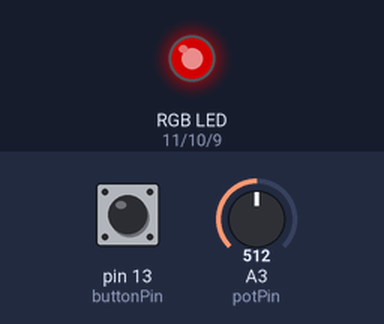
Simulated run of this sketch. Board: Arduino Uno, built with avr-gcc and run on an emulated ATmega328P. Parts: an RGB LED mixed from three pins (HIGH = lit). The inputs (shaded band) are chosen by the test bench; at power-on: A3 (potPin) = 512, pin 13 (buttonPin) LOW. Dim RGB values are drawn brighter than linear; what the sketch prints to the serial monitor is not drawn.

Above: at 1.2 s.
1.3 s: A3 (potPin) set to 716
At 2.2 s:
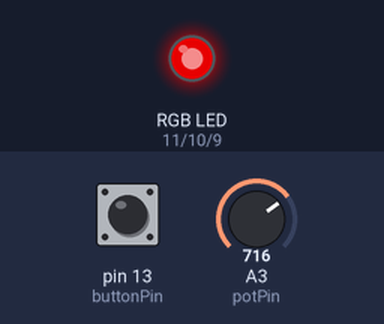
2.8 s: pin 13 (buttonPin) pulled HIGH for 0.15 s
At 3.8 s:
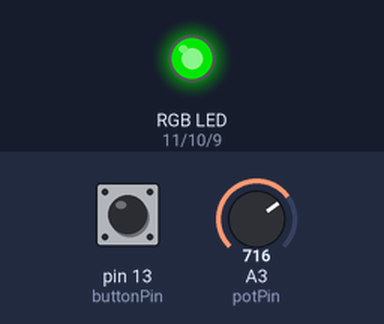
4.4 s: A3 (potPin) set to 900
At 4.8 s:
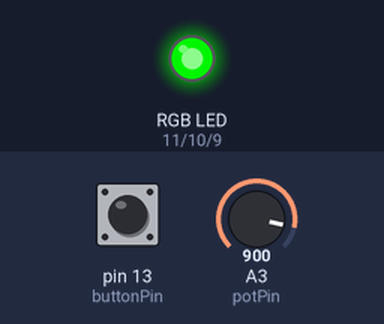
5.9 s: pin 13 (buttonPin) pulled HIGH for 1 s
At 7.4 s:
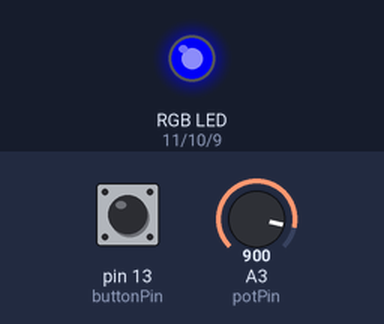
8.4 s: pin 13 (buttonPin) pulled HIGH for 0.15 s
At 9.2 s:
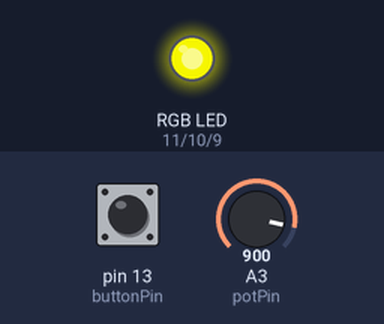
10.0 s: A3 (potPin) set to 306
At 11.4 s:
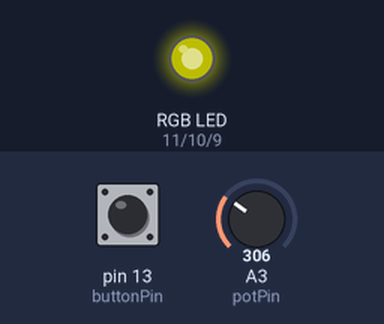
Timing chart, 0 to 12.5 s (numbered marks = the images above; inputs shaded):
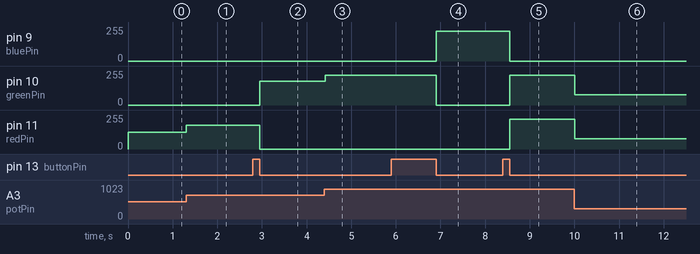

Measured:
- after the input at 1.3 s, pin 11 (redPin): 127/255 → 178/255 at once
- after the input at 2.8 s, pin 10 (greenPin): 0/255 → 178/255 after 0.15 s; pin 11 (redPin): 178/255 → 0/255 after 0.15 s
- after the input at 4.4 s, pin 10 (greenPin): 178/255 → 224/255 at once
- after the input at 5.9 s, pin 9 (bluePin): 0/255 → 224/255 after 1.0 s; pin 10 (greenPin): 224/255 → 0/255 after 1.0 s
- after the input at 8.4 s, pin 9 (bluePin): 224/255 → 0/255 after 0.15 s; pin 10 (greenPin), pin 11 (redPin): 0/255 → 224/255 after 0.15 s
- after the input at 10.0 s, pin 10 (greenPin), pin 11 (redPin): 224/255 → 76/255 at once

The sketch:

LEDProject.ino
```cpp
#include "rgbLED.h"
#include "Button.h"
#include "Thermistor.h"
#include "PhotoCell.h"

#define redPin 11
#define greenPin 10
#define bluePin 9
#define buttonPin 13
#define thermistorPin A0
#define photoPin A1
#define potPin A3

// create three LED instances
LED red(redPin);
LED green(greenPin);
LED blue(bluePin);

// create an rgbLED instance, using the
// pointer adresses of the 3 LEDs
rgbLED triled(&red, &green, &blue);

// create an instance of a digital button
Button button(buttonPin);

//create an instance of a Thermistor
Thermistor thermo(thermistorPin);

//create an instance of a PhotoCell
PhotoCell photoCell(photoPin);

void setup() {
  Serial.begin(9600); // begin serial communication
  Serial.println("Launching Program");
  pinMode(potPin, INPUT);
}

int buttonCount;
int intensity;

void loop() {
  if (button.getHeldTime() > 10) buttonCount++;
  if (buttonCount > 7) buttonCount = 0;
  int potRead = analogRead(potPin);
  intensity = map(potRead, 0, 1024, 0, 255);
  Serial.println(buttonCount);
  Serial.println(intensity);
  if (buttonCount == 0) triled.showRed(intensity);
  if (buttonCount == 1) triled.showGreen(intensity);
  if (buttonCount == 2) triled.showBlue(intensity);
  if (buttonCount == 3) triled.showYellow(intensity);
  if (buttonCount == 4) triled.showMagenta(intensity);
  if (buttonCount == 5) triled.showCyan(intensity);
  if (buttonCount == 6) triled.showWhite(intensity);
  if (buttonCount == 7) triled.showNone();
}
```

Button.cpp
```cpp
#include <arduino.h>
#include "Button.h"

Button::Button(int _pinNumber) {
  this->pinNumber = _pinNumber;
  pinMode(pinNumber, INPUT);
}
int Button::getState() {
  this->buttonVal = digitalRead(this->pinNumber);
  return this->buttonVal;
}
bool Button::isPushed() {
  this->getState();
  if (this->buttonVal == HIGH) {
    return true;
  }
  else {
    return false;
  }
}
int Button::getHeldTime() {
  int held = 0;
  while (this->isPushed()) {
    delay(1);
    held++;
  }
  return held;
}
```

Button.h
```cpp
/*
   Constructor: creates an instance of a digital buttontaking
                the pin number for the input as its argument
   bool isPushed():  returns true if the button is pushed
                     else, returns false
   int getState():   returns the button's state (HIGH or LOW)
   getHeldTime():    returns how long the button has been held
                     in milliseconds
 */

#include <arduino.h>

class Button {
public:
  Button(int _pinNuber);
  bool isPushed();
  int getState();
  int getHeldTime();
private:
  int pinNumber;
  int buttonVal;
};
```

LED.cpp
```cpp
#include <arduino.h>
#include "LED.h"

LED::LED(int _pinNumber) {
  this->pinNumber = _pinNumber;
  pinMode(pinNumber, OUTPUT);
}
void LED::on() {
  digitalWrite(this->pinNumber, HIGH);
}
void LED::off() {
  digitalWrite(this->pinNumber, LOW);
}
void LED::blink(double delayTime) {
  on();
  delay(delayTime * 1000);
  off();
  delay(delayTime * 1000);
}
void LED::setValue(int value) {
  analogWrite(this->pinNumber, value);
}
```

LED.h
```cpp
/*
  Constructor:  makes an instance of the LED taking the
                input pin number as its argument
  void on():    turns the led on
  void off():   turns the led of
  void blink(): turn the led on and off, takes the delay
                time in between as its argument
  setValue():   sets the analog value of the LED, takes
                an integer between 0 and 255 as its argument
 */


#include <arduino.h>

class LED {
public:
  LED(int _pinNumber);
  void on() ;
  void off();
  void blink(double delayTime);
  void setValue(int value);
private:
  int pinNumber;
};
```

PhotoCell.cpp
```cpp
#include <arduino.h>
#include "PhotoCell.h"

PhotoCell::PhotoCell(int _pinNumber) {
	this->pinNumber = pinNumber;
	pinMode(this->pinNumber, INPUT);
}
int PhotoCell::getValue() {
	this->value = analogRead(this->pinNumber);
	return this->value;
}
```

PhotoCell.h
```cpp
#include <arduino.h>

class PhotoCell {
public:
	PhotoCell(int _pinNumber);
	int getValue();
private:
	int pinNumber;
	int value;
};
```

Thermistor.cpp
```cpp
 // Uses the Steinhart-Hart Thermistor Equation:
 // Temperature in Kelvin = 1 / {A + B[ln(R)] + C[ln(R)]^3}
 // where A = 0.001129148, B = 0.000234125 and C = 8.76741E-08

#include <arduino.h>
#include <math.h>
#include "Thermistor.h"

#define A 0.001129148
#define B 0.000234125
#define C 0.0000000876741

Thermistor::Thermistor(int _pinNumber) {
	this->pinNumber = _pinNumber;
	pinMode(this->pinNumber, INPUT);
}
int Thermistor::getValue() {
	this->value = analogRead(this->pinNumber);
	return this->value;
}
double Thermistor::getTempKelvin() {
	this->getValue();
	long resistance; double temp;
	resistance = ((10240000/this->value) - 10000);
	temp = log(resistance);
	temp = 1 / (A + (B + (C * temp * temp ))* temp);
	return temp;
}
double Thermistor::getTempCelcius() {
	return this->getTempKelvin() - 273.15;
}
double Thermistor::getTempFahrenheit() {
	return (this->getTempCelcius() * 9.0) / 5.0 + 32.0;
}
```

Thermistor.h
```cpp
#include <arduino.h>

class Thermistor {
public:
	Thermistor(int _pinNumber);
	int getValue();
	double getTempKelvin();
	double getTempCelcius();
	double getTempFahrenheit();
private:
	int value;
	int pinNumber;
};
```

rgbLED.cpp
```cpp
#include <arduino.h>
#include "rgbLED.h"

rgbLED::rgbLED(LED* redled, LED* greenled, LED* blueled) {
  this->red = redled;
  this->green = greenled;
  this->blue = blueled;
}
void rgbLED::showRed() {
  this->red->on();
  this->green->off();
  this->blue->off();
}
void rgbLED::showRed(int intensity) {
  this->red->setValue(intensity);
  this->green->off();
  this->blue->off();
}
void rgbLED::showGreen() {
  this->red->off();
  this->green->on();
  this->blue->off();
}
void rgbLED::showGreen(int intensity) {
  this->red->off();
  this->green->setValue(intensity);
  this->blue->off();
}
void rgbLED::showBlue() {
  this->red->off();
  this->green->off();
  this->blue->on();
}
void rgbLED::showBlue(int intensity) {
  this->red->off();
  this->green->off();
  this->blue->setValue(intensity);
}
void rgbLED::showYellow() {
  this->red->on();
  this->green->on();
  this->blue->off();
}
void rgbLED::showYellow(int intensity) {
  this->red->setValue(intensity);
  this->green->setValue(intensity);
  this->blue->off();
}
void rgbLED::showMagenta() {
  this->red->on();
  this->green->off();
  this->blue->on();
}
void rgbLED::showMagenta(int intensity) {
  this->red->setValue(intensity);
  this->green->off();
  this->blue->setValue(intensity);
}
void rgbLED::showCyan() {
  this->red->off();
  this->green->on();
  this->blue->on();
}
void rgbLED::showCyan(int intensity) {
  this->red->off();
  this->green->setValue(intensity);
  this->blue->setValue(intensity);
}
void rgbLED::showWhite() {
  this->red->on();
  this->green->on();
  this->blue->on();
}
void rgbLED::showWhite(int intensity) {
  this->red->setValue(intensity);
  this->green->setValue(intensity);
  this->blue->setValue(intensity);
}
void rgbLED::showNone() {
  this->red->off();
  this->green->off();
  this->blue->off();
}
void rgbLED::loopColors() {
  this->showRed();
  delay(500);
  this->showYellow();
  delay(500);
  this->showGreen();
  delay(500);
  this->showBlue();
  delay(500);
  this->showMagenta();
  delay(500);
  this->showCyan();
  delay(500);
  this->showWhite();
  delay(500);
}
void rgbLED::setColor(int redVal, int greenVal, int blueVal) {
  this->red->setValue(redVal);
  this->green->setValue(greenVal);
  this->blue->setValue(blueVal);
}
```

rgbLED.h
```cpp
/*
  Constructor:  Creates an instance of an rgbLED, taking the
                adresses (&) of three LED instances as its arguments
  showColor():  Turns the LED to the specified color
  loopColors(): Loops through all 7 of the basic colors
  setColor():   Turns the LED to a custom color, taking 3 RGB values
                between 0 and 255 as its arguments
  */

#include <arduino.h>
#include "LED.h"

class rgbLED {
public:
  rgbLED(LED* redled, LED* greenled, LED* blueled);
  void showRed();
  void showRed(int intensity);
  void showGreen();
  void showGreen(int intensity);
  void showBlue();
  void showBlue(int intensity);
  void showYellow();
  void showYellow(int intensity);
  void showMagenta();
  void showMagenta(int intensity);
  void showCyan();
  void showCyan(int intensity);
  void showWhite();
  void showWhite(int intensity);
  void showNone();
  void loopColors();
  void setColor(int redVal, int greenVal, int blueVal);
private:
  LED* red;
  LED* green;
  LED* blue;
};
```
